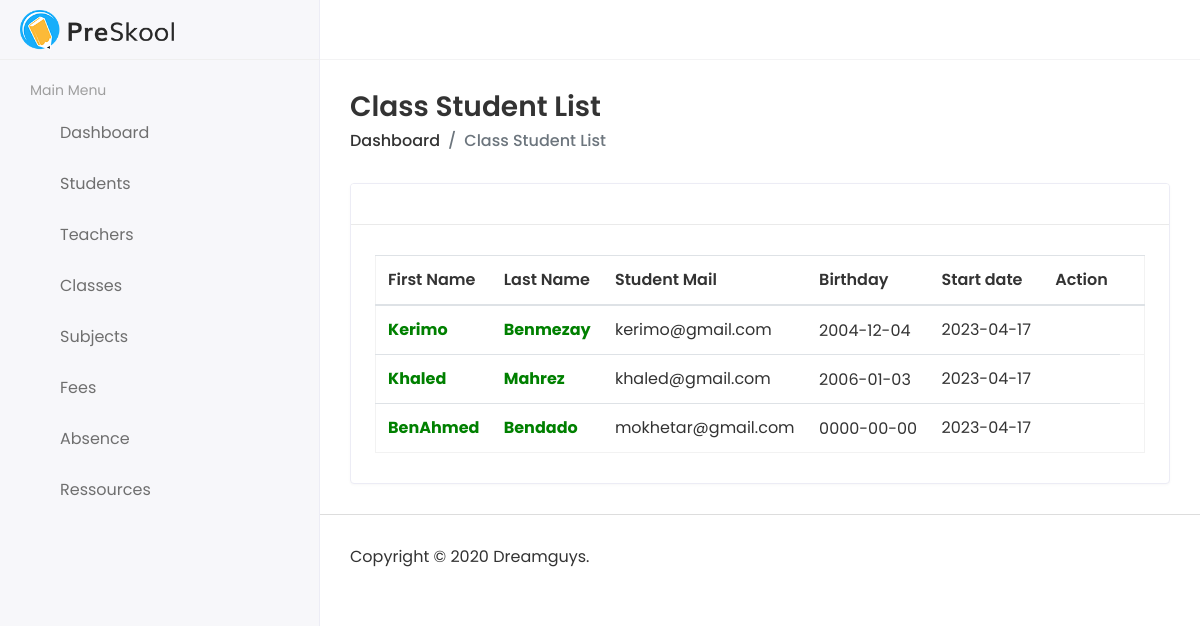
Screenshot of /Pre-School-Template/html-template/classstudentsshow.php?iddddd=3 with the database file from the repository.
### tables this page shows
CREATE TABLE `study` (
  `Class_Id` int(11) NOT NULL,
  `Student_Id` int(11) NOT NULL,
  `Student_Starting_Date` date NOT NULL,
  `Student_Absence` int(11) NOT NULL
);

CREATE TABLE `student` (
  `Student_Id` int(11) NOT NULL,
  `Supervisor_Id` int(11) NOT NULL,
  `Student_FirstName` varchar(45) NOT NULL,
  `Student_LastName` varchar(45) NOT NULL,
  `Student_Mail` varchar(45) NOT NULL,
  `Student_Password` varchar(45) NOT NULL,
  `Student_Birthday` date NOT NULL,
  `Student_address` varchar(45) NOT NULL,
  `Student_Phone_number` int(11) NOT NULL,
  `image` blob DEFAULT NULL
);

### Pre-School-Template/html-template/classstudentsshow.php (the view, shortened to what this page needs)
<!DOCTYPE html>
<html lang="en">
<head>
<link rel="stylesheet" href="assets/plugins/bootstrap/css/bootstrap.min.css">
<link rel="stylesheet" href="assets/plugins/fontawesome/css/fontawesome.min.css">
<link rel="stylesheet" href="assets/plugins/fontawesome/css/all.min.css">
<link rel="stylesheet" href="assets/plugins/datatables/datatables.min.css">
<link rel="stylesheet" href="assets/css/style.css">
</head>
<body>
<div class="main-wrapper">
         <div class="header">
            <div class="header-left">
               <a href="index.php" class="logo">
               <img src="assets/img/logo.png" alt="Logo">
               </a>
            </div>
            <a href="javascript:void(0);" id="toggle_btn">
            <i class="fas fa-align-left"></i>
            </a>
         </div>
         <div class="sidebar" id="sidebar">
            <div class="sidebar-inner slimscroll">
               <div id="sidebar-menu" class="sidebar-menu">
                  <ul>
                     <li class="menu-title">
                        <span>Main Menu</span>
                     </li>
                     <li class="submenu">
                        <a href="index.php"><i class="fas fa-user-graduate"></i> <span> Dashboard</span> <span class="menu-arrow"></span></a>
                     </li>
                     <li class="submenu">
                        <a href="#"><i class="fas fa-user-graduate"></i> <span> Students</span> <span class="menu-arrow"></span></a>
                     </li>
                     <li class="submenu">
                        <a href="#"><i class="fas fa-chalkboard-teacher"></i> <span> Teachers</span> <span class="menu-arrow"></span></a>
                     </li>
<li class="submenu">
<a href="#"><i class="fas fa-building"></i> <span> Classes</span> <span class="menu-arrow"></span></a>
</li>
                     <li class="submenu">
                        <a href="#"><i class="fas fa-book-reader"></i> <span> Subjects</span> <span class="menu-arrow"></span></a>
                     </li>
                     <li>
                        <a href="fees.php"><i class="fas fa-comment-dollar"></i> <span>Fees</span></a>
                     </li>
                     <li>
                            <a href="absence.php"><i class="fas fa-holly-berry"></i> <span>Absence</span></a>
                        </li>
                        <li>
<a href="event.php"><i class="fas fa-calendar-day"></i> <span>Ressources</span></a>
</li>
                  </ul>
               </div>
            </div>
         </div>
<div class="page-wrapper">
<div class="content container-fluid">
<div class="page-header">
<div class="row">
<div class="col">
<h3 class="page-title">Class Student List</h3>
<ul class="breadcrumb">
<li class="breadcrumb-item"><a href="index.html">Dashboard</a></li>
<li class="breadcrumb-item active">Class Student List</li>
</ul>
</div>
</div>
</div>
<div class="row">
<div class="col-sm-12">
<div class="card">
<div class="card-header">
<h5 class="card-title mb-2"><?php
 include 'connexion.php';
?></h5>
</div>
<div class="card-body">
<div class="table-responsive">
<table class="datatable table table-stripped">
<thead>
<tr>
<th>First Name</th>
<th>Last Name</th>
<th>Student Mail</th>
<th>Birthday</th>
<th>Start date</th>
<th>Action</th>
<th></th>
</tr>
</thead>
<tbody>
<?php
if(isset($_GET["iddddd"])){
    $idclass = $_GET["iddddd"];
}
$sql = "SELECT * FROM student AS student JOIN study ON student.student_Id = study.Student_Id WHERE study.Class_Id = $idclass  ";
$result = $db->query($sql);
if ($result->num_rows > 0) {
while($row = $result->fetch_assoc()) {
echo "<tr>";
echo "<td style='font-weight: bold; color: green;text-transform: capitalize;'>" . $row["Student_FirstName"]. "</td>";
echo "<td style='font-weight: bold; color: green;text-transform: capitalize;'>" . $row["Student_LastName"]. "</td>";
echo "<td> ". $row["Student_Mail"]. "</td>";
echo "<td><h2><a>". $row["Student_Birthday"]. "</a></h2></td>";
echo "<td> ". $row["Student_Starting_Date"]. "</td>";
$std = $row["Student_Id"];
echo '<td><a href="del_std_class.php?std=' . $std . '&fc=' .$idclass .'&iddddd='.$idclass.'&namo='.$nclass.'"><i class="fas fa-trash"></i></a></td>';
}
} else {
echo "0 results";
}
?>
</tbody>
</table>
</div>
</div>
</div>
</div>
</div>
</div>
<footer>
<p>Copyright © 2020 Dreamguys.</p>
</footer>
</div>
</div>
</body>
</html>

### rows the page displays
study: Student_Id.Student_FirstName "Kerimo", Student_Id.Student_LastName "Benmezay", Student_Id.Student_Mail "kerimo@gmail.com", Student_Id.Student_Birthday "2004-12-04", Student_Starting_Date "2023-04-17"
study: Student_Id.Student_FirstName "Khaled", Student_Id.Student_LastName "Mahrez", Student_Id.Student_Mail "khaled@gmail.com", Student_Id.Student_Birthday "2006-01-03", Student_Starting_Date "2023-04-17"
study: Student_Id.Student_FirstName "BenAhmed", Student_Id.Student_LastName "Bendado", Student_Id.Student_Mail "mokhetar@gmail.com", Student_Id.Student_Birthday "0000-00-00", Student_Starting_Date "2023-04-17"
